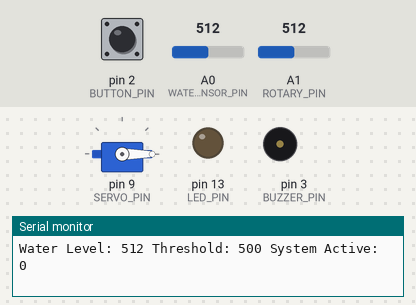
The sketch below on a simulated Arduino Uno, built with avr-gcc and run on an emulated ATmega328P. On the bench: servo, output pins drawn as LEDs (lit = HIGH), buzzer (waves = sounding), the last lines printed to the serial monitor. The inputs (shaded band) are chosen by the test bench; at power-on: pin 2 (BUTTON_PIN) HIGH, A0 (WATER_SENSOR_PIN) = 512, A1 (ROTARY_PIN) = 512.

Above: at 1.8 s.
1.9 s: pin 2 (BUTTON_PIN) pulled LOW for 3.2 s
At 2.6 s:
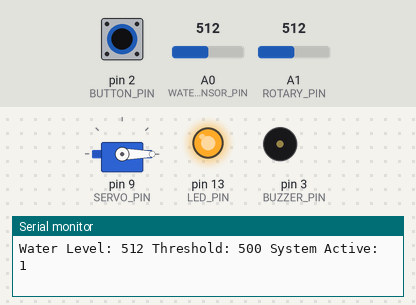
6.6 s: A0 (WATER_SENSOR_PIN) set to 484
At 8.1 s:
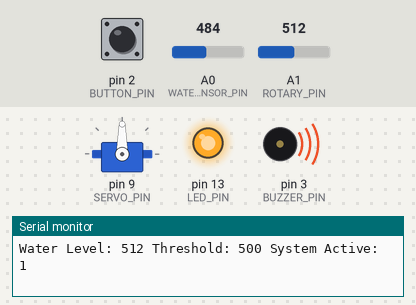
10.7 s: A1 (ROTARY_PIN) set to 495
13.0 s: A1 (ROTARY_PIN) set to 473
At 13.8 s:
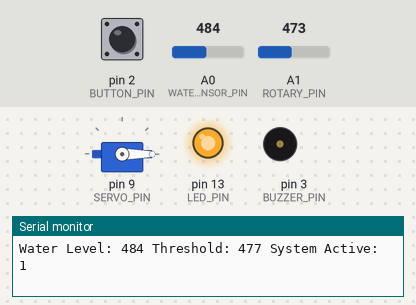
14.5 s: pin 2 (BUTTON_PIN) pulled LOW for 1.2 s
At 14.8 s:
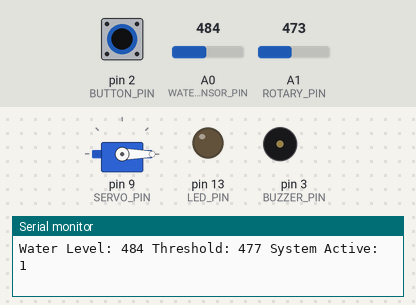
Timing chart, 0 to 17.5 s (numbered marks = the images above; inputs shaded):
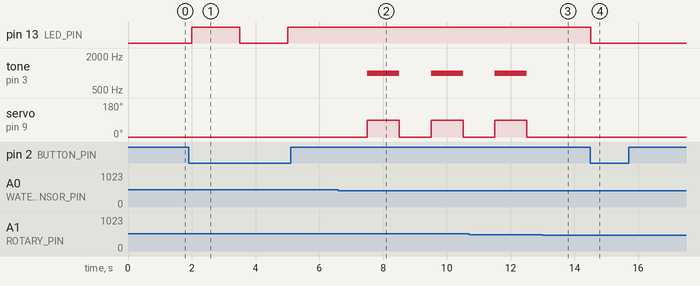

The sketch:

SmartWateringSystem.ino
```cpp
#include <Servo.h>

// 定義腳位
const int WATER_SENSOR_PIN = A0;    // 水位感測器接腳
const int SERVO_PIN = 9;            // 伺服馬達接腳
const int BUTTON_PIN = 2;           // 按鈕接腳
const int BUZZER_PIN = 3;           // 蜂鳴器接腳
const int ROTARY_PIN = A1;          // 旋轉開關接腳
const int LED_PIN = 13;             // LED接腳

// 定義變數
Servo wateringServo;                // 伺服馬達物件
int waterLevel = 0;                 // 水位值
int threshold = 500;                // 水位閾值
bool systemActive = false;          // 系統狀態
int rotaryValue = 0;                // 旋轉開關值

void setup() {
  // 初始化腳位
  pinMode(WATER_SENSOR_PIN, INPUT);
  pinMode(BUTTON_PIN, INPUT_PULLUP);
  pinMode(BUZZER_PIN, OUTPUT);
  pinMode(LED_PIN, OUTPUT);

  // 初始化伺服馬達
  wateringServo.attach(SERVO_PIN);
  wateringServo.write(0);  // 初始位置

  // 初始化序列通訊
  Serial.begin(9600);
}

void loop() {
  // 讀取感測器值
  waterLevel = analogRead(WATER_SENSOR_PIN);
  rotaryValue = analogRead(ROTARY_PIN);

  // 更新閾值（根據旋轉開關值調整）
  threshold = map(rotaryValue, 0, 1023, 200, 800);

  // 檢查按鈕狀態
  if (digitalRead(BUTTON_PIN) == LOW) {
    systemActive = !systemActive;  // 切換系統狀態
    digitalWrite(LED_PIN, systemActive);  // 更新LED狀態
    delay(500);  // 防彈跳
  }

  // 系統運作邏輯
  if (systemActive) {
    if (waterLevel < threshold) {
      // 水位過低，開始澆水
      wateringServo.write(90);  // 轉動伺服馬達
      tone(BUZZER_PIN, 1000);  // 發出提示音
      delay(1000);  // 澆水1秒
      wateringServo.write(0);  // 回到原位
      noTone(BUZZER_PIN);      // 停止提示音
    }
  } else {
    wateringServo.write(0);  // 確保系統關閉時伺服馬達回到原位
  }

  // 輸出除錯訊息
  Serial.print("Water Level: ");
  Serial.print(waterLevel);
  Serial.print(" Threshold: ");
  Serial.print(threshold);
  Serial.print(" System Active: ");
  Serial.println(systemActive);

  delay(1000);  // 延遲1秒
} 
```

Measured:
- the behaviour switches between 500 and 499 on A0 (WATER_SENSOR_PIN) (found by bisection; images 1 and 2)
- the behaviour switches between 486 and 485 on A1 (ROTARY_PIN) (found by bisection; images 2 and 3)
- after the input at 1.9 s, pin 13 (LED_PIN): LOW → HIGH after 0.10 s, → LOW 1.5 s later, → HIGH 1.5 s later
- after the input at 6.6 s, tone on pin 3 (BUZZER_PIN): alternates 1000 Hz for 1.0 s and silent for 1.0 s, starting after 0.91 s; servo on pin 9 (SERVO_PIN): alternates 90° for 1.0 s and 0° for 1.0 s, starting after 0.91 s
- after the input at 13.0 s, tone on pin 3 (BUZZER_PIN): stays silent (without the input it goes to 1000 Hz after 0.51 s); servo on pin 9 (SERVO_PIN): stays 0° (without the input it goes to 90° after 0.51 s)
- after the input at 14.5 s, pin 13 (LED_PIN): HIGH → LOW at once
